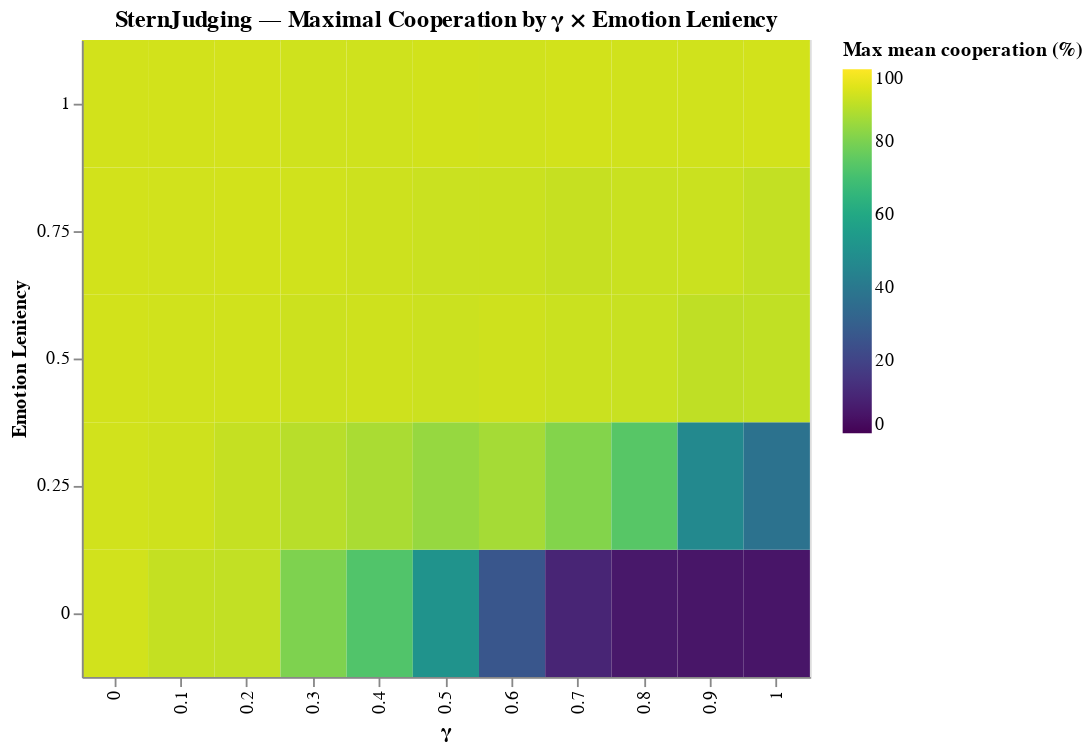

The cell this chart's notebook holds for it:
### Markdown cell above
# HEATMAPS
## Emotion Leniency

### Code cell
import pandas as pd
import numpy as np
import altair as alt

# === Parameters ===
chosen_norm = "SternJudging"  # Example

# === 1. Filter and unify gamma column name ===
norm_df = merged_df[merged_df.norm == chosen_norm].copy()

# Round γ and keep only clean bins (0.0, 0.1, ..., 1.0)
valid_gammas = np.round(np.arange(0, 1.01, 0.1), 1)
norm_df = norm_df[norm_df["gamma_center"].isin(valid_gammas)]

if "gamma_center" not in norm_df.columns and "gamma_gaussian_n" in norm_df.columns:
    norm_df = norm_df.rename(columns={"gamma_gaussian_n": "gamma_center"})

# Ensure numeric gamma
norm_df["gamma_center"] = pd.to_numeric(norm_df["gamma_center"], errors="coerce")

# === 2. Compute mean cooperation per variant first ===
variant_means = (
    norm_df.groupby(["variant_id", "gamma_center", "Emotion_Leniency"], as_index=False)
           .agg(mean_coop=("average_cooperation", "mean"),
                sd_coop=("average_cooperation", "std"),
                n_runs=("average_cooperation", "count"))
)

# Convert to % if needed
if variant_means["mean_coop"].max() <= 1:
    variant_means["mean_coop"] *= 100

# === 3. For each (γ, Leniency), find the variant with highest mean ===
idx = variant_means.groupby(["gamma_center", "Emotion_Leniency"])["mean_coop"].idxmax()
max_variants = variant_means.loc[idx].reset_index(drop=True)

# === 4. Plot heatmap ===
heat = alt.Chart(max_variants).mark_rect().encode(
    x=alt.X("gamma_center:O", title="γ"),
    y=alt.Y("Emotion_Leniency:O", title="Emotion Leniency", sort="descending"),
    color=alt.Color("mean_coop:Q", title="Max mean cooperation (%)",
                    scale=alt.Scale(scheme="viridis", domain=[0, 100])),
    tooltip=[
        alt.Tooltip("gamma_center:O", title="γ"),
        alt.Tooltip("Emotion_Leniency:O", title="Leniency"),
        alt.Tooltip("variant_id:N", title="Top Variant"),
        alt.Tooltip("mean_coop:Q", title="Mean coop (%)", format=".2f"),
        alt.Tooltip("sd_coop:Q", title="Std (%)", format=".2f"),
        alt.Tooltip("n_runs:Q", title="# runs")
    ]
).properties(
    width=400, height=350,
    title=f"{chosen_norm} — Maximal Cooperation by γ × Emotion Leniency"
)

heat

### Figure 1 — Vega-Lite specification as saved in the notebook (floating-point values rounded to 4 significant figures)
{"config": {"view": {"continuousWidth": 400, "continuousHeight": 300}}, "data": {"name": "data-692e02c9cd8eb87b4887ce3402c4086a"}, "mark": "rect", "encoding": {"color": {"field": "mean_coop", "scale": {"domain": [0, 100], "scheme": "viridis"}, "title": "Max mean cooperation (%)", "type": "quantitative"}, "tooltip": [{"field": "gamma_center", "title": "γ", "type": "ordinal"}, {"field": "Emotion_Leniency", "title": "Leniency", "type": "ordinal"}, {"field": "variant_id", "title": "Top Variant", "type": "nominal"}, {"field": "mean_coop", "format": ".2f", "title": "Mean coop (%)", "type": "quantitative"}, {"field": "sd_coop", "format": ".2f", "title": "Std (%)", "type": "quantitative"}, {"field": "n_runs", "title": "# runs", "type": "quantitative"}], "x": {"field": "gamma_center", "title": "γ", "type": "ordinal"}, "y": {"field": "Emotion_Leniency", "sort": "descending", "title": "Emotion Leniency", "type": "ordinal"}}, "height": 350, "title": "SternJudging — Maximal Cooperation by γ × Emotion Leniency", "width": 400, "$schema": "https://vega.github.io/schema/vega-lite/v4.17.0.json", "datasets": {"data-692e02c9cd8eb87b4887ce3402c4086a": [{"variant_id": "Stern_Judging_v16", "gamma_center": 0.0, "Emotion_Leniency": 0.0, "mean_coop": 93.12, "sd_coop": 1.904, "n_runs": 50}, {"variant_id": "Stern_Judging_v12", "gamma_center": 0.0, "Emotion_Leniency": 0.25, "mean_coop": 93.15, "sd_coop": 2.039, "n_runs": 50}, {"variant_id": "Stern_Judging_v11", "gamma_center": 0.0, "Emotion_Leniency": 0.5, "mean_coop": 93.35, "sd_coop": 0.8234, "n_runs": 50}, {"variant_id": "Stern_Judging_v3", "gamma_center": 0.0, "Emotion_Leniency": 0.75, "mean_coop": 93.39, "sd_coop": 0.8502, "n_runs": 50}, {"variant_id": "Stern_Judging_v1", "gamma_center": 0.0, "Emotion_Leniency": 1.0, "mean_coop": 93.29, "sd_coop": 1.04, "n_runs": 50}, {"variant_id": "Stern_Judging_v16", "gamma_center": 0.1, "Emotion_Leniency": 0.0, "mean_coop": 91.26, "sd_coop": 3.792, "n_runs": 50}, {"variant_id": "Stern_Judging_v15", "gamma_center": 0.1, "Emotion_Leniency": 0.25, "mean_coop": 92.7, "sd_coop": 2.04, "n_runs": 50}, {"variant_id": "Stern_Judging_v13", "gamma_center": 0.1, "Emotion_Leniency": 0.5, "mean_coop": 92.98, "sd_coop": 1.839, "n_runs": 50}, {"variant_id": "Stern_Judging_v5", "gamma_center": 0.1, "Emotion_Leniency": 0.75, "mean_coop": 93.17, "sd_coop": 1.31, "n_runs": 50}, {"variant_id": "Stern_Judging_v1", "gamma_center": 0.1, "Emotion_Leniency": 1.0, "mean_coop": 93.27, "sd_coop": 1.036, "n_runs": 50}, {"variant_id": "Stern_Judging_v16", "gamma_center": 0.2, "Emotion_Leniency": 0.0, "mean_coop": 90.86, "sd_coop": 5.039, "n_runs": 50}, {"variant_id": "Stern_Judging_v8", "gamma_center": 0.2, "Emotion_Leniency": 0.25, "mean_coop": 91.42, "sd_coop": 5.129, "n_runs": 50}, {"variant_id": "Stern_Judging_v13", "gamma_center": 0.2, "Emotion_Leniency": 0.5, "mean_coop": 93.01, "sd_coop": 1.152, "n_runs": 50}, {"variant_id": "Stern_Judging_v9", "gamma_center": 0.2, "Emotion_Leniency": 0.75, "mean_coop": 93.26, "sd_coop": 1.032, "n_runs": 50}, {"variant_id": "Stern_Judging_v1", "gamma_center": 0.2, "Emotion_Leniency": 1.0, "mean_coop": 93.48, "sd_coop": 0.187, "n_runs": 50}, {"variant_id": "Stern_Judging_v16", "gamma_center": 0.3, "Emotion_Leniency": 0.0, "mean_coop": 80.6, "sd_coop": 20.6, "n_runs": 50}, {"variant_id": "Stern_Judging_v12", "gamma_center": 0.3, "Emotion_Leniency": 0.25, "mean_coop": 89.43, "sd_coop": 7.023, "n_runs": 50}, {"variant_id": "Stern_Judging_v6", "gamma_center": 0.3, "Emotion_Leniency": 0.5, "mean_coop": 92.41, "sd_coop": 3.25, "n_runs": 50}, {"variant_id": "Stern_Judging_v5", "gamma_center": 0.3, "Emotion_Leniency": 0.75, "mean_coop": 93.09, "sd_coop": 1.48, "n_runs": 50}, {"variant_id": "Stern_Judging_v1", "gamma_center": 0.3, "Emotion_Leniency": 1.0, "mean_coop": 92.83, "sd_coop": 3.132, "n_runs": 50}, {"variant_id": "Stern_Judging_v16", "gamma_center": 0.4, "Emotion_Leniency": 0.0, "mean_coop": 72.67, "sd_coop": 31.97, "n_runs": 50}, {"variant_id": "Stern_Judging_v8", "gamma_center": 0.4, "Emotion_Leniency": 0.25, "mean_coop": 87.44, "sd_coop": 9.122, "n_runs": 50}, {"variant_id": "Stern_Judging_v6", "gamma_center": 0.4, "Emotion_Leniency": 0.5, "mean_coop": 92.67, "sd_coop": 2.271, "n_runs": 50}, {"variant_id": "Stern_Judging_v9", "gamma_center": 0.4, "Emotion_Leniency": 0.75, "mean_coop": 92.62, "sd_coop": 1.809, "n_runs": 50}, {"variant_id": "Stern_Judging_v1", "gamma_center": 0.4, "Emotion_Leniency": 1.0, "mean_coop": 92.9, "sd_coop": 2.78, "n_runs": 50}, {"variant_id": "Stern_Judging_v16", "gamma_center": 0.5, "Emotion_Leniency": 0.0, "mean_coop": 51.16, "sd_coop": 40.42, "n_runs": 50}, {"variant_id": "Stern_Judging_v8", "gamma_center": 0.5, "Emotion_Leniency": 0.25, "mean_coop": 84.36, "sd_coop": 10.89, "n_runs": 50}, {"variant_id": "Stern_Judging_v11", "gamma_center": 0.5, "Emotion_Leniency": 0.5, "mean_coop": 92.27, "sd_coop": 4.501, "n_runs": 50}, {"variant_id": "Stern_Judging_v9", "gamma_center": 0.5, "Emotion_Leniency": 0.75, "mean_coop": 92.07, "sd_coop": 2.797, "n_runs": 50}, {"variant_id": "Stern_Judging_v1", "gamma_center": 0.5, "Emotion_Leniency": 1.0, "mean_coop": 93.2, "sd_coop": 1.436, "n_runs": 50}, {"variant_id": "Stern_Judging_v16", "gamma_center": 0.6, "Emotion_Leniency": 0.0, "mean_coop": 26.5, "sd_coop": 34.51, "n_runs": 50}, {"variant_id": "Stern_Judging_v12", "gamma_center": 0.6, "Emotion_Leniency": 0.25, "mean_coop": 86.6, "sd_coop": 8.075, "n_runs": 50}, {"variant_id": "Stern_Judging_v6", "gamma_center": 0.6, "Emotion_Leniency": 0.5, "mean_coop": 92.77, "sd_coop": 3.379, "n_runs": 50}, {"variant_id": "Stern_Judging_v5", "gamma_center": 0.6, "Emotion_Leniency": 0.75, "mean_coop": 92.16, "sd_coop": 3.537, "n_runs": 50}, {"variant_id": "Stern_Judging_v1", "gamma_center": 0.6, "Emotion_Leniency": 1.0, "mean_coop": 93.1, "sd_coop": 1.627, "n_runs": 50}, {"variant_id": "Stern_Judging_v16", "gamma_center": 0.7, "Emotion_Leniency": 0.0, "mean_coop": 10.14, "sd_coop": 16.96, "n_runs": 50}, {"variant_id": "Stern_Judging_v12", "gamma_center": 0.7, "Emotion_Leniency": 0.25, "mean_coop": 81.48, "sd_coop": 13.05, "n_runs": 50}, {"variant_id": "Stern_Judging_v11", "gamma_center": 0.7, "Emotion_Leniency": 0.5, "mean_coop": 92.09, "sd_coop": 4.734, "n_runs": 50}, {"variant_id": "Stern_Judging_v9", "gamma_center": 0.7, "Emotion_Leniency": 0.75, "mean_coop": 91.56, "sd_coop": 4.34, "n_runs": 50}, {"variant_id": "Stern_Judging_v1", "gamma_center": 0.7, "Emotion_Leniency": 1.0, "mean_coop": 93.26, "sd_coop": 0.9691, "n_runs": 50}, {"variant_id": "Stern_Judging_v16", "gamma_center": 0.8, "Emotion_Leniency": 0.0, "mean_coop": 6.172, "sd_coop": 3.282, "n_runs": 50}, {"variant_id": "Stern_Judging_v12", "gamma_center": 0.8, "Emotion_Leniency": 0.25, "mean_coop": 73.91, "sd_coop": 13.6, "n_runs": 50}, {"variant_id": "Stern_Judging_v11", "gamma_center": 0.8, "Emotion_Leniency": 0.5, "mean_coop": 91.77, "sd_coop": 3.754, "n_runs": 50}, {"variant_id": "Stern_Judging_v9", "gamma_center": 0.8, "Emotion_Leniency": 0.75, "mean_coop": 91.97, "sd_coop": 4.862, "n_runs": 50}, {"variant_id": "Stern_Judging_v1", "gamma_center": 0.8, "Emotion_Leniency": 1.0, "mean_coop": 93.08, "sd_coop": 1.364, "n_runs": 50}, {"variant_id": "Stern_Judging_v16", "gamma_center": 0.9, "Emotion_Leniency": 0.0, "mean_coop": 5.489, "sd_coop": 0.2529, "n_runs": 50}, {"variant_id": "Stern_Judging_v12", "gamma_center": 0.9, "Emotion_Leniency": 0.25, "mean_coop": 47.15, "sd_coop": 12.77, "n_runs": 50}, {"variant_id": "Stern_Judging_v11", "gamma_center": 0.9, "Emotion_Leniency": 0.5, "mean_coop": 90.48, "sd_coop": 7.443, "n_runs": 50}, {"variant_id": "Stern_Judging_v5", "gamma_center": 0.9, "Emotion_Leniency": 0.75, "mean_coop": 92.11, "sd_coop": 4.628, "n_runs": 50}, {"variant_id": "Stern_Judging_v1", "gamma_center": 0.9, "Emotion_Leniency": 1.0, "mean_coop": 93.05, "sd_coop": 1.763, "n_runs": 50}, {"variant_id": "Stern_Judging_v16", "gamma_center": 1.0, "Emotion_Leniency": 0.0, "mean_coop": 5.385, "sd_coop": 0.2645, "n_runs": 50}, {"variant_id": "Stern_Judging_v8", "gamma_center": 1.0, "Emotion_Leniency": 0.25, "mean_coop": 37.38, "sd_coop": 12.13, "n_runs": 50}, {"variant_id": "Stern_Judging_v11", "gamma_center": 1.0, "Emotion_Leniency": 0.5, "mean_coop": 90.72, "sd_coop": 7.18, "n_runs": 50}, {"variant_id": "Stern_Judging_v3", "gamma_center": 1.0, "Emotion_Leniency": 0.75, "mean_coop": 91.13, "sd_coop": 5.151, "n_runs": 50}, {"variant_id": "Stern_Judging_v1", "gamma_center": 1.0, "Emotion_Leniency": 1.0, "mean_coop": 93.34, "sd_coop": 0.8974, "n_runs": 50}]}}
